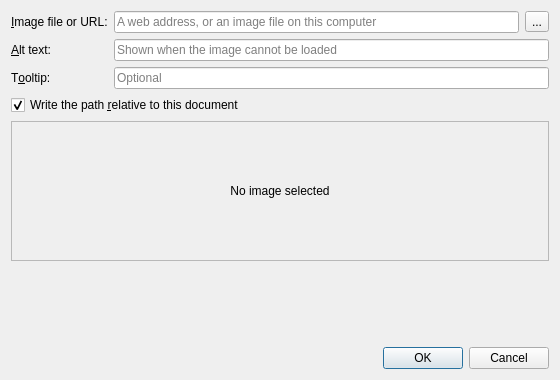
<?xml version="1.0" encoding="UTF-8"?>
<ui version="4.0">
 <class>ImageDialog</class>
 <widget class="QDialog" name="ImageDialog">
  <property name="geometry">
   <rect>
    <x>0</x>
    <y>0</y>
    <width>560</width>
    <height>380</height>
   </rect>
  </property>
  <property name="windowTitle">
   <string>Insert Image</string>
  </property>
  <layout class="QVBoxLayout" name="rootLayout">
   <item>
    <layout class="QFormLayout" name="formLayout">
     <item row="0" column="0">
      <widget class="QLabel" name="targetLabel">
       <property name="text">
        <string>&amp;Image file or URL:</string>
       </property>
       <property name="buddy">
        <cstring>targetEdit</cstring>
       </property>
      </widget>
     </item>
     <item row="0" column="1">
      <layout class="QHBoxLayout" name="targetLayout">
       <item>
        <widget class="QLineEdit" name="targetEdit">
         <property name="placeholderText">
          <string>A web address, or an image file on this computer</string>
         </property>
        </widget>
       </item>
       <item>
        <widget class="QToolButton" name="browseButton">
         <property name="text">
          <string>...</string>
         </property>
         <property name="toolTip">
          <string>Choose an image...</string>
         </property>
        </widget>
       </item>
      </layout>
     </item>
     <item row="1" column="0">
      <widget class="QLabel" name="altLabel">
       <property name="text">
        <string>&amp;Alt text:</string>
       </property>
       <property name="buddy">
        <cstring>altEdit</cstring>
       </property>
      </widget>
     </item>
     <item row="1" column="1">
      <widget class="QLineEdit" name="altEdit">
       <property name="placeholderText">
        <string>Shown when the image cannot be loaded</string>
       </property>
      </widget>
     </item>
     <item row="2" column="0">
      <widget class="QLabel" name="titleLabel">
       <property name="text">
        <string>T&amp;ooltip:</string>
       </property>
       <property name="buddy">
        <cstring>titleEdit</cstring>
       </property>
      </widget>
     </item>
     <item row="2" column="1">
      <widget class="QLineEdit" name="titleEdit">
       <property name="placeholderText">
        <string>Optional</string>
       </property>
      </widget>
     </item>
    </layout>
   </item>
   <item>
    <widget class="QCheckBox" name="relativeCheck">
     <property name="text">
      <string>Write the path &amp;relative to this document</string>
     </property>
     <property name="checked">
      <bool>true</bool>
     </property>
    </widget>
   </item>
   <item>
    <widget class="QLabel" name="thumbnailLabel">
     <property name="minimumSize">
      <size>
       <width>0</width>
       <height>140</height>
      </size>
     </property>
     <property name="frameShape">
      <enum>QFrame::StyledPanel</enum>
     </property>
     <property name="alignment">
      <set>Qt::AlignCenter</set>
     </property>
     <property name="text">
      <string>No image selected</string>
     </property>
    </widget>
   </item>
   <item>
    <widget class="QLabel" name="previewLabel">
     <property name="text">
      <string notr="true"/>
     </property>
     <property name="textInteractionFlags">
      <set>Qt::TextSelectableByMouse</set>
     </property>
     <property name="wordWrap">
      <bool>true</bool>
     </property>
    </widget>
   </item>
   <item>
    <widget class="QDialogButtonBox" name="buttonBox">
     <property name="orientation">
      <enum>Qt::Horizontal</enum>
     </property>
     <property name="standardButtons">
      <set>QDialogButtonBox::Cancel|QDialogButtonBox::Ok</set>
     </property>
    </widget>
   </item>
  </layout>
 </widget>
 <resources/>
 <connections/>
</ui>
